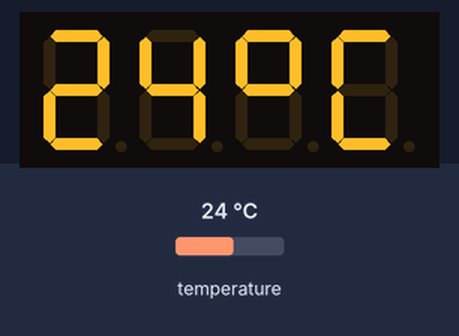
Bench run of a program on a simulated ESP32. Parts: 4-digit seven-segment display. Inputs (shaded band) come from the test bench; at power-on: temperature 24 °C. What the program prints to the serial monitor is not drawn.

Above: at 2.2 s.
2.3 s: temperature set to 12 °C
At 3.4 s:
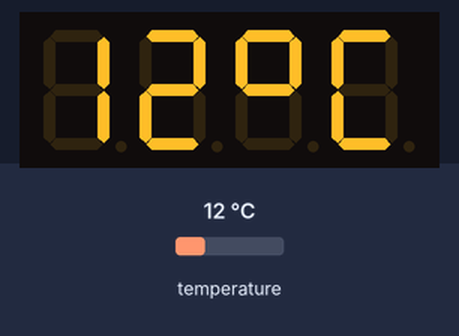
4.5 s: temperature set to 19 °C
At 6.1 s:
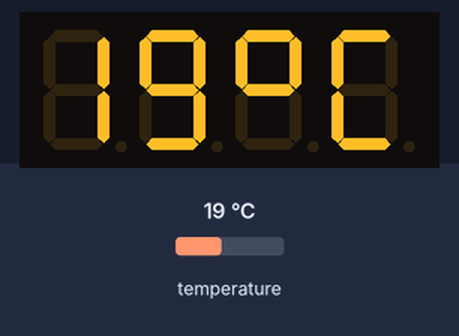
6.6 s: temperature set to 28 °C
At 7.5 s:
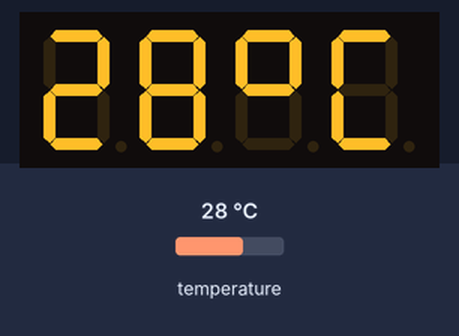
Timing chart, 0 to 9.6 s (numbered marks = the images above; inputs shaded):
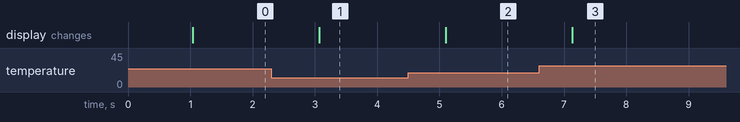

Measured:
- after the input at 2.3 s, the display: changes after 0.77 s (image 1)
- after the input at 4.5 s, the display: changes after 0.60 s (image 2)
- after the input at 6.6 s, the display: changes after 0.53 s (image 3)

The program:

main.cpp
```cpp
#include "TM1637.h"
#include <Wire.h>
#include "DHTesp.h" // Click here to get the library: http://librarymanager/All#DHTesp

// PWM output pin
const byte DHT_Pin = 5;
const byte CLK = 12;            //ESp32 GPIO2
const byte DIO = 13;           // ESP32 GPIO4

DHTesp dht;             // instantiate a DHT object
TM1637 tm;                 // Instantiate a tm object
bool colon = false;


void setup() {
  Serial.begin(115200);
  	// Start up the temperature library
  dht.setup(DHT_Pin, DHTesp::DHT11);   // If you are using the DHT22, you just need to change the value 11 to 22
  delay(dht.getMinimumSamplingPeriod());
  Serial.println(dht.getStatusString());

    //begin the 4 digit led
  tm.begin(CLK, DIO, 4);  //Clock, Data In-Out, digit number
  tm.displayClear();
  tm.setBrightness(7);     // full brightness, default is 3

}

void loop() {
  float temp = dht.getTemperature();       // To store the values of tempreature
  tm.displayCelsius(temp, colon); // display the numbers
  colon = !colon;         // toggle colon
  delay(1000);
}
```
